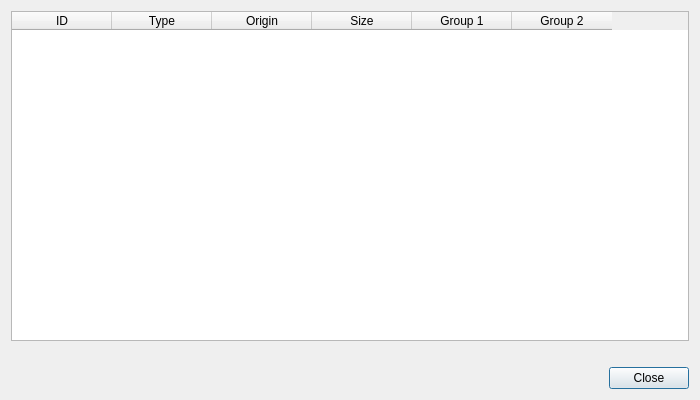
<?xml version="1.0" encoding="UTF-8"?>
<ui version="4.0">
 <class>CommunicatorsDialog</class>
 <widget class="QDialog" name="CommunicatorsDialog">
  <property name="geometry">
   <rect>
    <x>0</x>
    <y>0</y>
    <width>700</width>
    <height>400</height>
   </rect>
  </property>
  <property name="windowTitle">
   <string>Communicators</string>
  </property>
  <layout class="QVBoxLayout" name="verticalLayout">
   <item>
    <widget class="QTableWidget" name="tableWidget">
     <property name="editTriggers">
      <set>QAbstractItemView::EditTrigger::NoEditTriggers</set>
     </property>
     <property name="alternatingRowColors">
      <bool>true</bool>
     </property>
     <property name="selectionBehavior">
      <enum>QAbstractItemView::SelectionBehavior::SelectRows</enum>
     </property>
     <property name="wordWrap">
      <bool>true</bool>
     </property>
     <attribute name="verticalHeaderVisible">
      <bool>false</bool>
     </attribute>
     <column>
      <property name="text">
       <string>ID</string>
      </property>
     </column>
     <column>
      <property name="text">
       <string>Type</string>
      </property>
     </column>
     <column>
      <property name="text">
       <string>Origin</string>
      </property>
     </column>
     <column>
      <property name="text">
       <string>Size</string>
      </property>
     </column>
     <column>
      <property name="text">
       <string>Group 1</string>
      </property>
     </column>
     <column>
      <property name="text">
       <string>Group 2</string>
      </property>
     </column>
    </widget>
   </item>
   <item>
    <widget class="QLabel" name="labelSummary"/>
   </item>
   <item>
    <widget class="QDialogButtonBox" name="buttonBox">
     <property name="standardButtons">
      <set>QDialogButtonBox::StandardButton::Close</set>
     </property>
    </widget>
   </item>
  </layout>
 </widget>
 <resources/>
 <connections>
  <connection>
   <sender>buttonBox</sender>
   <signal>rejected()</signal>
   <receiver>CommunicatorsDialog</receiver>
   <slot>reject()</slot>
  </connection>
 </connections>
</ui>
